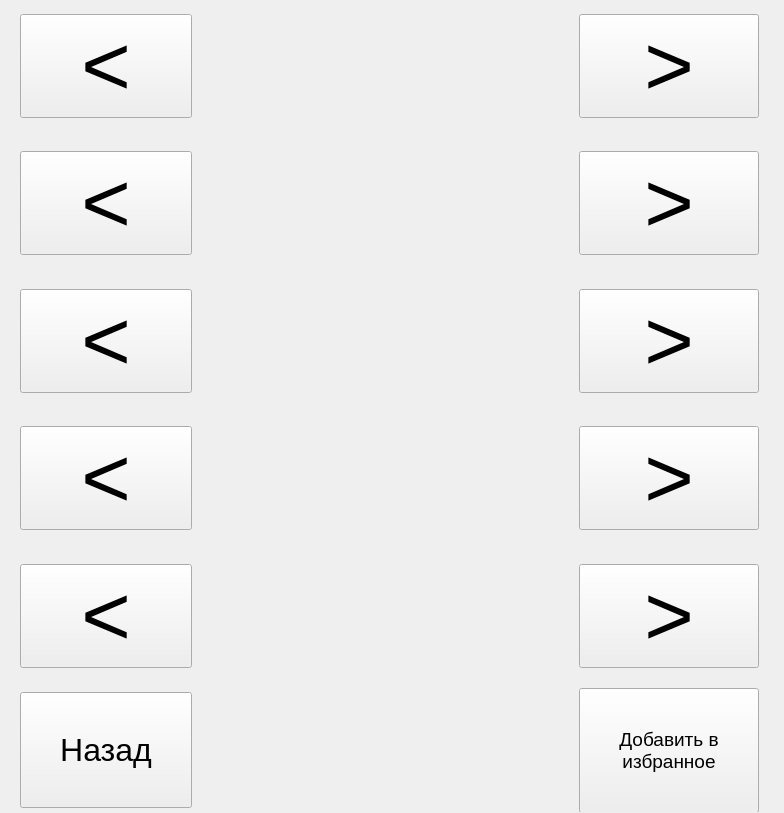
<?xml version="1.0" encoding="UTF-8"?>
<ui version="4.0">
 <class>AltWidget</class>
 <widget class="QWidget" name="AltWidget">
  <property name="geometry">
   <rect>
    <x>0</x>
    <y>0</y>
    <width>784</width>
    <height>813</height>
   </rect>
  </property>
  <property name="windowTitle">
   <string>alt</string>
  </property>
  <widget class="QWidget" name="layoutWidget">
   <property name="geometry">
    <rect>
     <x>20</x>
     <y>0</y>
     <width>739</width>
     <height>812</height>
    </rect>
   </property>
   <property name="font">
    <font>
     <pointsize>14</pointsize>
    </font>
   </property>
   <layout class="QGridLayout" name="gridLayout">
    <property name="horizontalSpacing">
     <number>100</number>
    </property>
    <item row="1" column="2">
     <widget class="QPushButton" name="watch_next">
      <property name="font">
       <font>
        <pointsize>64</pointsize>
       </font>
      </property>
      <property name="text">
       <string>&gt;</string>
      </property>
     </widget>
    </item>
    <item row="0" column="1">
     <widget class="QPushButton" name="top">
      <property name="font">
       <font>
        <pointsize>64</pointsize>
       </font>
      </property>
      <property name="styleSheet">
       <string notr="true">padding: 25;
outline: none;
border: none;</string>
      </property>
      <property name="text">
       <string/>
      </property>
      <property name="iconSize">
       <size>
        <width>200</width>
        <height>150</height>
       </size>
      </property>
     </widget>
    </item>
    <item row="5" column="2">
     <widget class="QPushButton" name="shoes_next">
      <property name="font">
       <font>
        <pointsize>64</pointsize>
       </font>
      </property>
      <property name="text">
       <string>&gt;</string>
      </property>
     </widget>
    </item>
    <item row="0" column="0">
     <widget class="QPushButton" name="top_prev">
      <property name="font">
       <font>
        <pointsize>64</pointsize>
       </font>
      </property>
      <property name="text">
       <string>&lt;</string>
      </property>
     </widget>
    </item>
    <item row="1" column="0">
     <widget class="QPushButton" name="watch_prev">
      <property name="font">
       <font>
        <pointsize>64</pointsize>
       </font>
      </property>
      <property name="text">
       <string>&lt;</string>
      </property>
     </widget>
    </item>
    <item row="5" column="0">
     <widget class="QPushButton" name="shoes_prev">
      <property name="font">
       <font>
        <pointsize>64</pointsize>
       </font>
      </property>
      <property name="text">
       <string>&lt;</string>
      </property>
     </widget>
    </item>
    <item row="3" column="0">
     <widget class="QPushButton" name="bot_prev">
      <property name="font">
       <font>
        <pointsize>64</pointsize>
       </font>
      </property>
      <property name="text">
       <string>&lt;</string>
      </property>
     </widget>
    </item>
    <item row="5" column="1">
     <widget class="QPushButton" name="shoes">
      <property name="sizePolicy">
       <sizepolicy hsizetype="Minimum" vsizetype="Fixed">
        <horstretch>0</horstretch>
        <verstretch>100</verstretch>
       </sizepolicy>
      </property>
      <property name="font">
       <font>
        <pointsize>64</pointsize>
       </font>
      </property>
      <property name="styleSheet">
       <string notr="true">padding: 25;
outline: none;
border: none;</string>
      </property>
      <property name="text">
       <string/>
      </property>
      <property name="iconSize">
       <size>
        <width>200</width>
        <height>200</height>
       </size>
      </property>
     </widget>
    </item>
    <item row="2" column="0">
     <widget class="QPushButton" name="bag_prev">
      <property name="font">
       <font>
        <pointsize>64</pointsize>
       </font>
      </property>
      <property name="text">
       <string>&lt;</string>
      </property>
     </widget>
    </item>
    <item row="0" column="2">
     <widget class="QPushButton" name="top_next">
      <property name="font">
       <font>
        <pointsize>64</pointsize>
       </font>
      </property>
      <property name="text">
       <string>&gt;</string>
      </property>
     </widget>
    </item>
    <item row="3" column="1">
     <widget class="QPushButton" name="bot">
      <property name="font">
       <font>
        <pointsize>64</pointsize>
       </font>
      </property>
      <property name="styleSheet">
       <string notr="true">padding: 25;
outline: none;
border: none;</string>
      </property>
      <property name="text">
       <string/>
      </property>
      <property name="iconSize">
       <size>
        <width>300</width>
        <height>250</height>
       </size>
      </property>
     </widget>
    </item>
    <item row="2" column="2">
     <widget class="QPushButton" name="bag_next">
      <property name="font">
       <font>
        <pointsize>64</pointsize>
       </font>
      </property>
      <property name="text">
       <string>&gt;</string>
      </property>
     </widget>
    </item>
    <item row="3" column="2">
     <widget class="QPushButton" name="bot_next">
      <property name="font">
       <font>
        <pointsize>64</pointsize>
       </font>
      </property>
      <property name="text">
       <string>&gt;</string>
      </property>
     </widget>
    </item>
    <item row="1" column="1">
     <widget class="QPushButton" name="watch">
      <property name="font">
       <font>
        <pointsize>64</pointsize>
       </font>
      </property>
      <property name="styleSheet">
       <string notr="true">padding: 25;
outline: none;
border: none;</string>
      </property>
      <property name="text">
       <string/>
      </property>
      <property name="iconSize">
       <size>
        <width>300</width>
        <height>250</height>
       </size>
      </property>
     </widget>
    </item>
    <item row="2" column="1">
     <widget class="QPushButton" name="bag">
      <property name="maximumSize">
       <size>
        <width>16777215</width>
        <height>16777215</height>
       </size>
      </property>
      <property name="font">
       <font>
        <pointsize>64</pointsize>
       </font>
      </property>
      <property name="styleSheet">
       <string notr="true">padding: 25;
outline: none;
border: none;</string>
      </property>
      <property name="text">
       <string/>
      </property>
      <property name="iconSize">
       <size>
        <width>300</width>
        <height>250</height>
       </size>
      </property>
     </widget>
    </item>
    <item row="6" column="2">
     <widget class="QPushButton" name="favourites">
      <property name="font">
       <font>
        <pointsize>14</pointsize>
       </font>
      </property>
      <property name="styleSheet">
       <string notr="true">padding: none;</string>
      </property>
      <property name="text">
       <string>Добавить в 
избранное</string>
      </property>
     </widget>
    </item>
    <item row="6" column="0">
     <widget class="QPushButton" name="back">
      <property name="font">
       <font>
        <pointsize>24</pointsize>
       </font>
      </property>
      <property name="styleSheet">
       <string notr="true">padding: none;
</string>
      </property>
      <property name="text">
       <string>Назад</string>
      </property>
     </widget>
    </item>
   </layout>
  </widget>
 </widget>
 <resources/>
 <connections/>
</ui>
